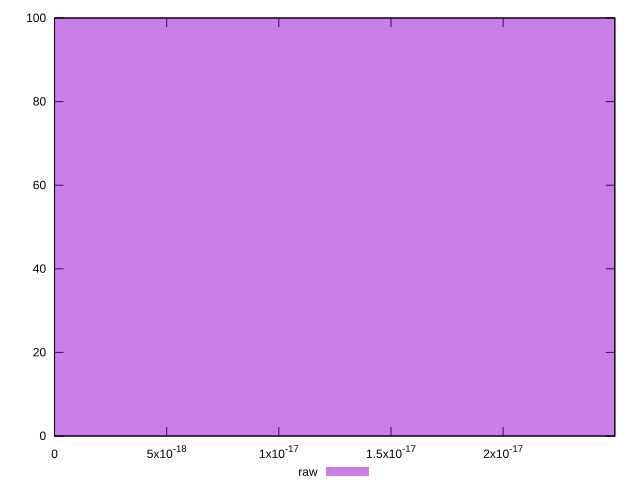

The gnuplot source for this figure:
reset

$raw <<EOF
0 100
EOF

set key outside below
set boxwidth 1e-12
set xrange [0:2.4980018054066023e-17]
set yrange [0:100]
set trange [0:100]
set style fill transparent solid 0.5 noborder
set terminal svg size 640, 490 enhanced background rgb 'white'
set output "report_00015_2021-02-09T16-11-33.973Z/meta/score-difference/samples/pages+cached/raw/histogram.svg"

plot $raw title "raw" with boxes

reset
